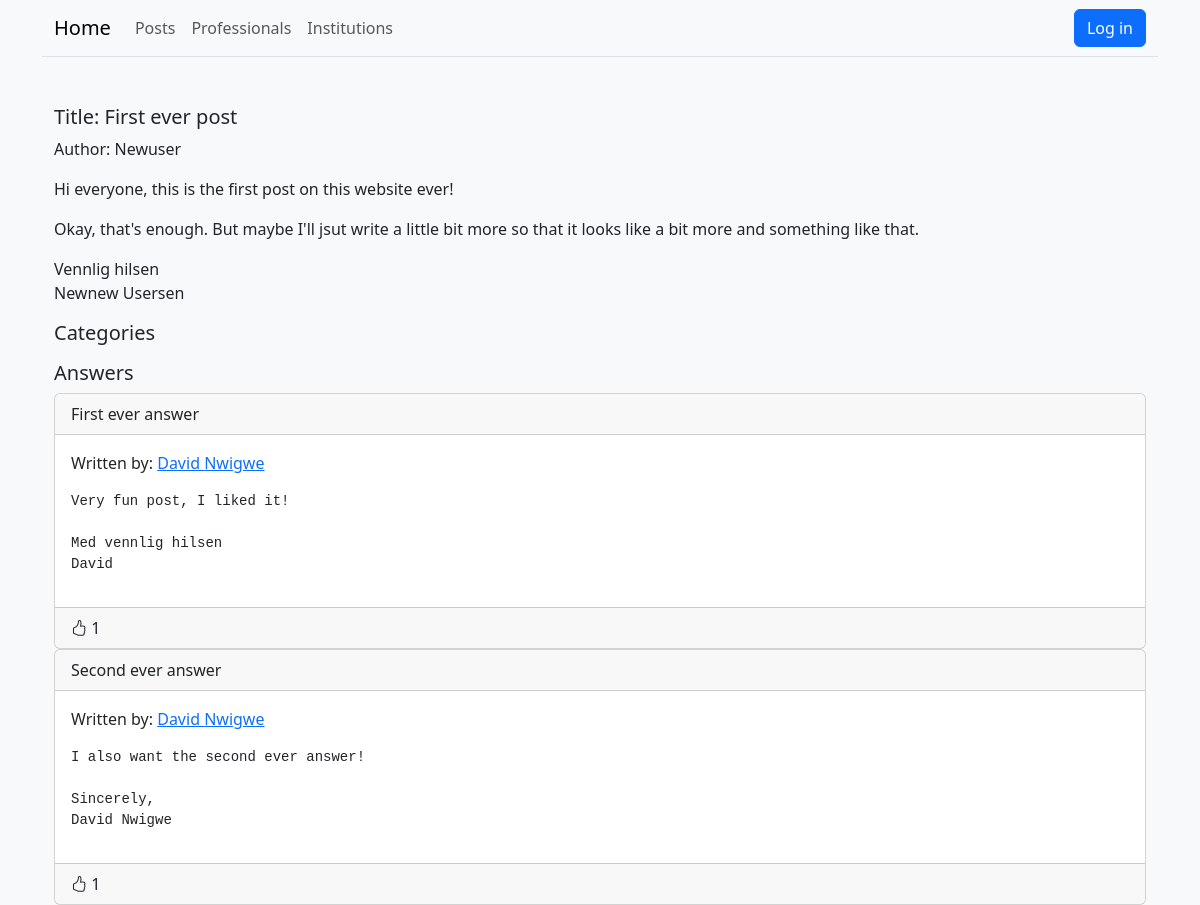
Before: /post/view/1 with the older database file.
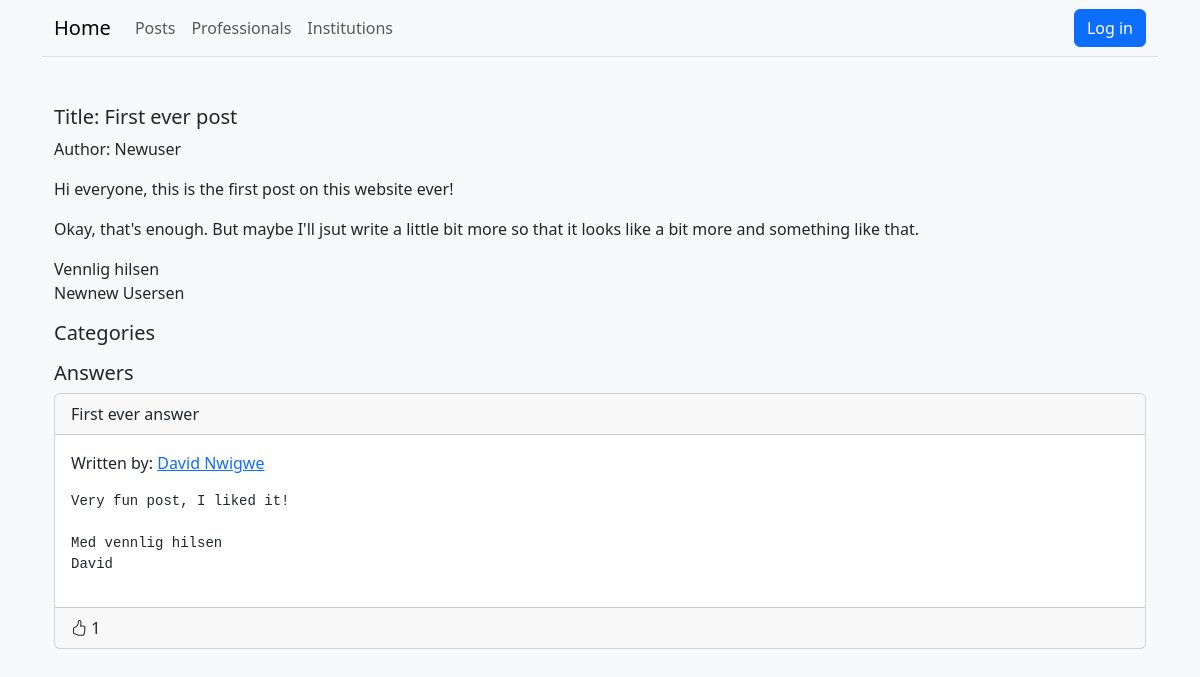
After: the same page with the newer database file.
### post/models.py (models this page shows)
class Info(models.Model):
    title = models.CharField(max_length=100)
    content = models.TextField()
    time_posted = models.DateTimeField(auto_now_add=True)
    class Meta:
        abstract = True

class Answer(Info):
    post = models.ForeignKey(Post, on_delete=models.CASCADE, related_name="answers")
    author = models.ForeignKey(ProfessionalProfile, on_delete=models.CASCADE, related_name="answers")
    last_updated = models.DateTimeField(auto_now=True)

### profile_page/models.py (models this page shows)
class ProfessionalProfile(models.Model):
    user = models.OneToOneField(User, on_delete=models.CASCADE, related_name="professional_profile")
    specializations = models.ManyToManyField(Category, related_name="professionals", blank=True)

### accounts/models.py (models this page shows, shortened)
class User(AbstractUser):
    class Role(models.TextChoices):
        USER = ("user", "User")
        PROFESSIONAL = ("professional", "Professional")
        INSTITUTION = ("institution", "Institution")
    account_type = models.CharField(max_length=20, choices=Role.choices)

### post/views.py (the view)
# urls.py: path("view/<int:post_id>", views.view_post, name="view_post"),
def view_post(request, post_id):
    post = get_object_or_404(Post, id=post_id)
    context = {
        "title" : post.title,
        "post" : post
    }
    return render(request, "post/view_post.html", context=context)

### post/templates/post/view_post.html (shortened to what this page needs)
{% extends "base.html" %}
{% load static %}
{% block content %}
<div class="container-fluid">
    <h5>Title: {{ post.title }}</h5>
    <p>Author: {{ post.author.user.username }}</p>
    <div>
        {{ post.content|linebreaks }}
    </div>
    <h5>Categories</h5>
    <h5>Answers</h5>
    {% for answer in post.answers.all %}
        {% include "post/answer.html" with answer=answer %}
    {% endfor %}
</div>
{% endblock %}

### post/templates/post/answer.html (shortened to what this page needs)
{% load static %}
<div class="card">
    <div class="card-header">{{ answer.title }}
    </div>
    <div class="card-body">
        <p>Written by: <a href="{% url 'view_profile' answer.author.user.id %}">{{ answer.author.user.first_name }} {{ answer.author.user.last_name }}</a></p>
        <pre>{{ answer.content }}</pre>
    </div>
    <div class="card-footer">
        {% if user.is_professional %}
        <button type="button" class="btn btn-primary thumbs-up-button" id="thumb-{{ answer.id }}" data-answer-id="{{ answer.id }}">
            <i class="bi bi-hand-thumbs-up"></i>
            <span>{{ answer.ratings.count }}</span>
        </button>
        {% else %}
        <div>
            <i class="bi bi-hand-thumbs-up"></i>
            <span>{{ answer.ratings.count }}</span>
        </div>
        {% endif %}
    </div>
</div>

Changed rows visible on the page:
removed Answer: title "Second ever answer", author.user.first_name "David", author.user.last_name "Nwigwe", content "I also want the second ever answer! Sincerely, David Nwigwe", ratings.count "1"
